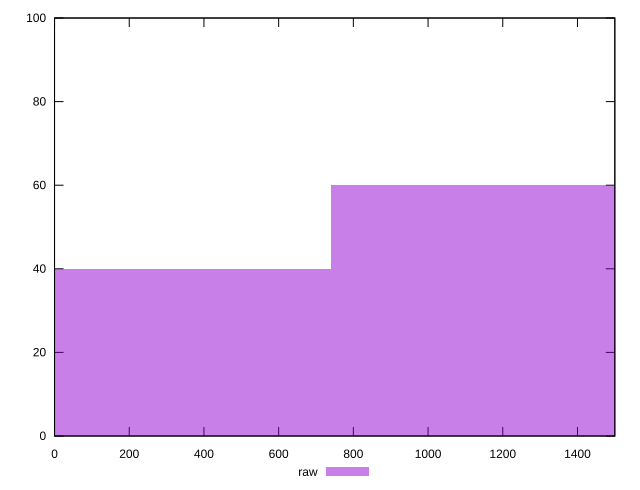

This chart was generated by the following gnuplot code:
reset

$raw <<EOF
1479.927918328047 60
0 40
EOF

set key outside below
set boxwidth 1479.927918328047
set xrange [0:1500]
set yrange [0:100]
set trange [0:100]
set style fill transparent solid 0.5 noborder
set terminal svg size 640, 490 enhanced background rgb 'white'
set output "report_00025_2021-02-22T21:38:55.199Z/offscreen-images/samples/pages/raw/histogram.svg"

plot $raw title "raw" with boxes

reset
